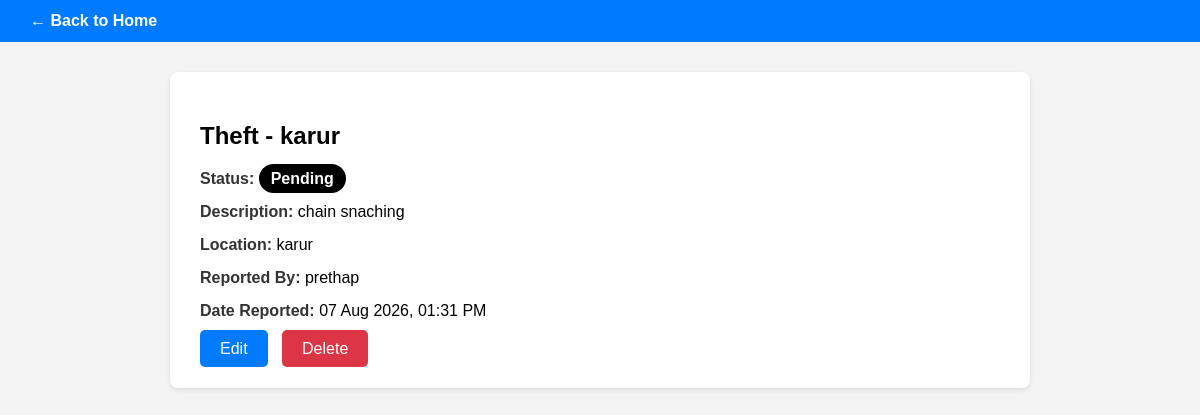
The page /crime/2/ (signed in) on the database its author committed.
### core/models.py (models this page shows, shortened)
class Crime(models.Model):
    STATUS_CHOICES = [
        ('Pending', 'Pending'),
        ('Under Investigation', 'Under Investigation'),
        ('Solved', 'Solved'),
    ]
    CRIME_TYPES = [
        ('Theft', 'Theft'),
        ('Assault', 'Assault'),
        ('Fraud', 'Fraud'),
        ('Cyber Crime', 'Cyber Crime'),
        ('Other', 'Other'),
    ]
    crime_type = models.CharField(max_length=50, choices=CRIME_TYPES)
    location = models.CharField(max_length=200)
    description = models.TextField()
    status = models.CharField(max_length=50, choices=STATUS_CHOICES, default='Pending')
    date_reported = models.DateTimeField(auto_now_add=True)
    reported_by = models.ForeignKey(User, on_delete=models.CASCADE, related_name='crimes_reported')
    photo=models.ImageField(upload_to='crime+photos/',blank=True,null=True)

### core/views.py (the view)
# urls.py: path('crime/<int:crime_id>/', views.crime_detail, name='crime_detail'), # <-- Ithu mukkiyam
@login_required
def crime_detail(request, crime_id):
    crime = get_object_or_404(Crime, id=crime_id)
    return render(request, 'core/crime_detail.html', {'crime': crime})

### core/templates/core/crime_detail.html (shortened to what this page needs)
<!DOCTYPE html>
<html>
<head>
</head>
<body>
    <div class="navbar">
        <a href="{% url 'home' %}">← Back to Home</a>
    </div>
    <div class="container">
        <h2>{{ crime.crime_type }} - {{ crime.location }}</h2>
        <div class="detail-row">
            <span class="label">Status:</span>
            <span class="status-badge" style="background:{% if crime.status == 'Pending' %}#000{% elif crime.status == 'Under Investigation' %}#ffc107; color:#000{% else %}#28a745{% endif %}">
                {{ crime.status }}
            </span>
        </div>
        <div class="detail-row"><span class="label">Description:</span> {{ crime.description }}</div>
        <div class="detail-row"><span class="label">Location:</span> {{ crime.location }}</div>
        <div class="detail-row"><span class="label">Reported By:</span> {{ crime.reported_by.username }}</div>
        <div class="detail-row"><span class="label">Date Reported:</span> {{ crime.date_reported|date:"d M Y, h:i A" }}</div>
        {% if request.user == crime.reported_by or request.user.is_superuser %}
        <div style="margin-top:20px;">
            <a href="{% url 'edit_crime' crime.id %}" class="btn" style="background:#007bff;">Edit</a>
            <a href="{% url 'delete_crime' crime.id %}" class="btn" style="background:#dc3545;" onclick="return confirm('Delete this report?')">Delete</a>
        </div>
        {% endif %}
    </div>
</body>
</html>

### core/templates/core/crime_detail.html (style rules this page uses)
body { margin: 0; font-family: Arial; background: #f4f4f4; }
.navbar { background: #007bff; padding: 12px 30px; color: white; }
.navbar a { color: white; text-decoration: none; font-weight: bold; }
.container { max-width: 800px; margin: 30px auto; background: white; padding: 30px; border-radius: 8px; box-shadow: 0 2px 5px rgba(0,0,0,0.1); }
.detail-row { margin-bottom: 15px; }
.label { font-weight: bold; color: #333; }
.status-badge { padding: 6px 12px; border-radius: 15px; color: white; font-weight: bold; }
.btn { padding: 10px 20px; border-radius: 5px; text-decoration: none; color: white; margin-right: 10px; }

### rows shown on the page
Crime: crime_type "Theft", location "karur", status "Pending", description "chain snaching", reported_by.username "prethap", date_reported "07 Aug 2026, 01:31 PM"
